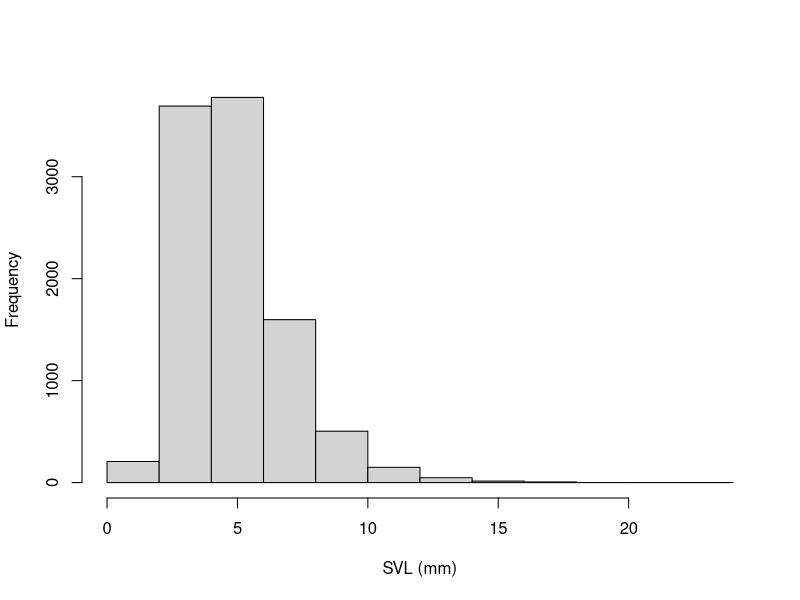
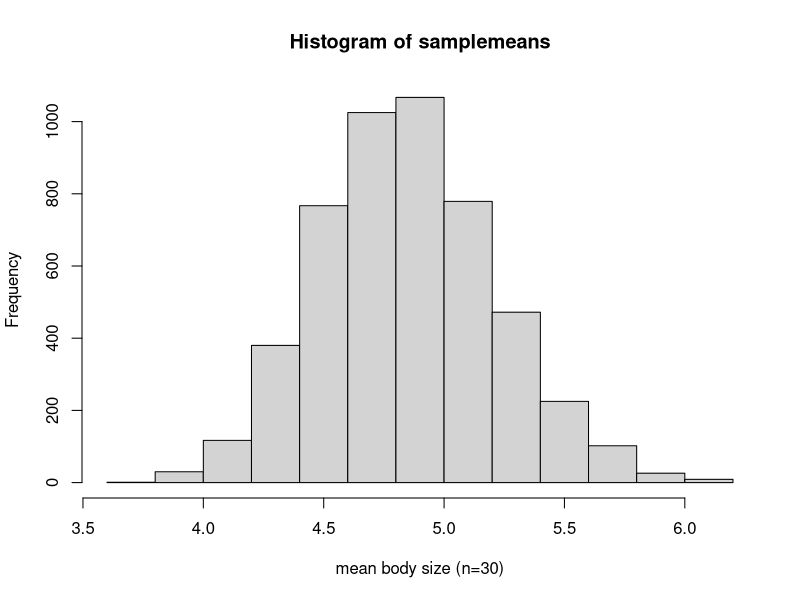
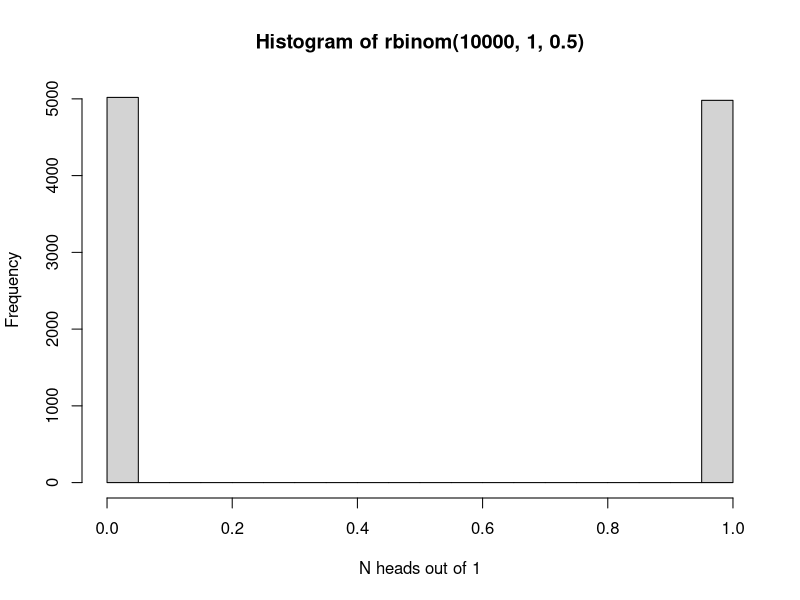
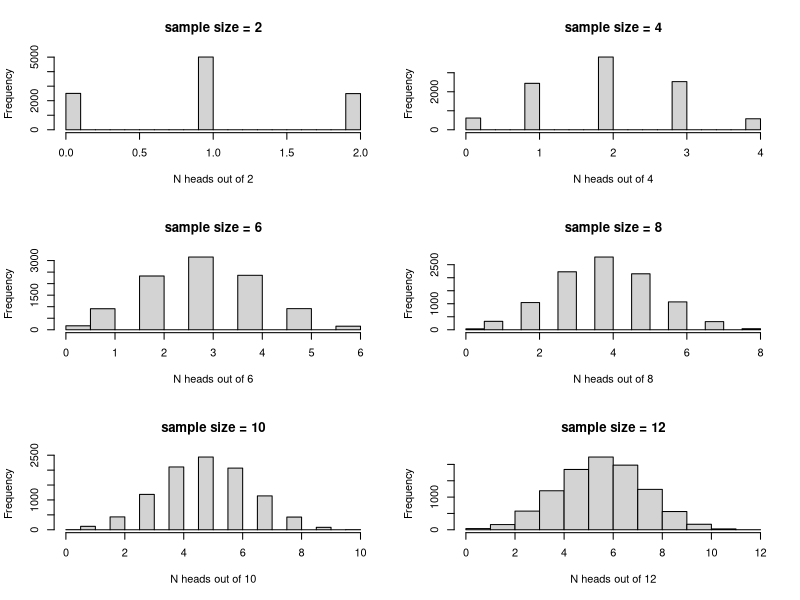
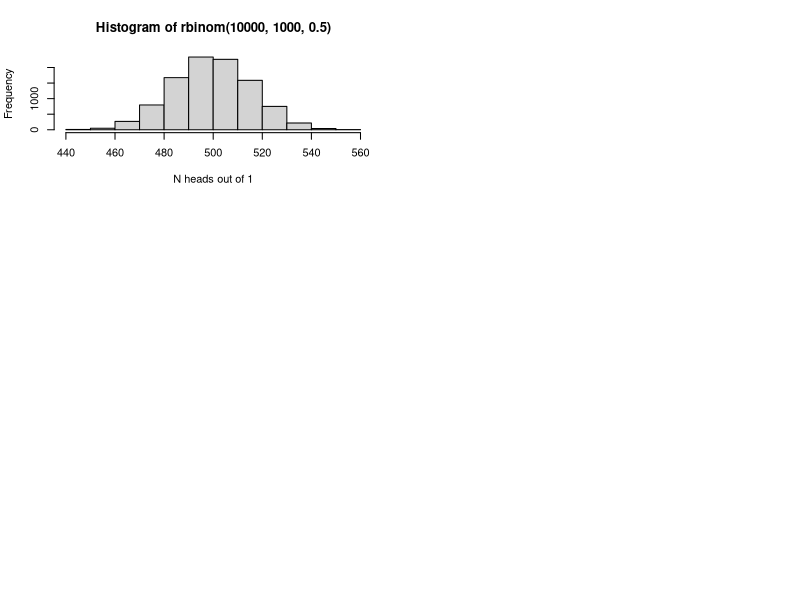
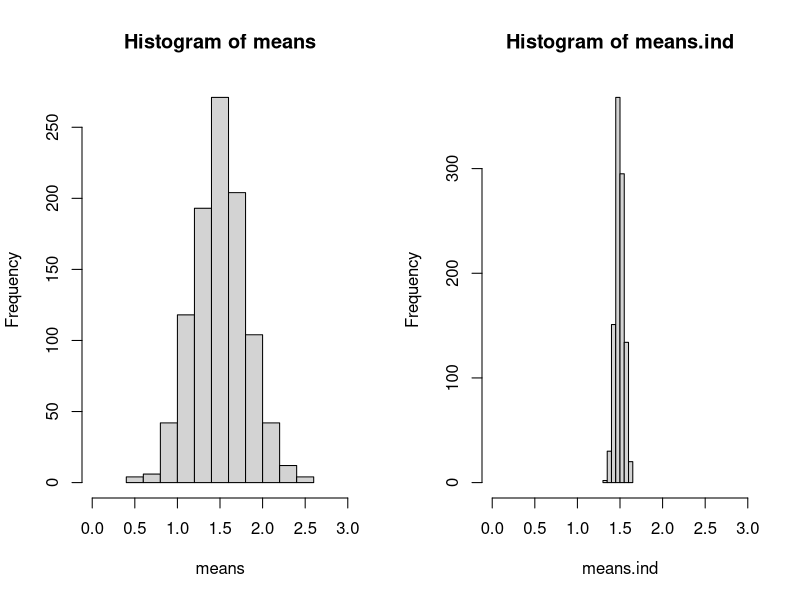
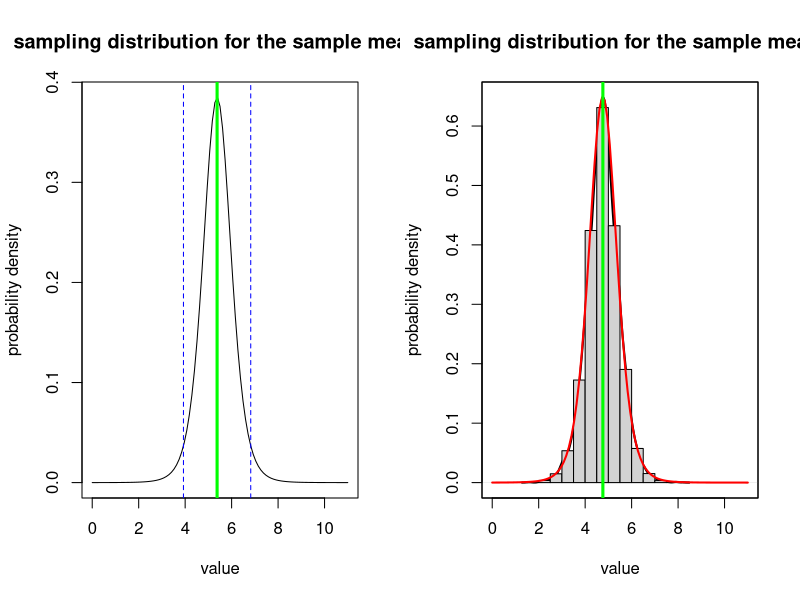
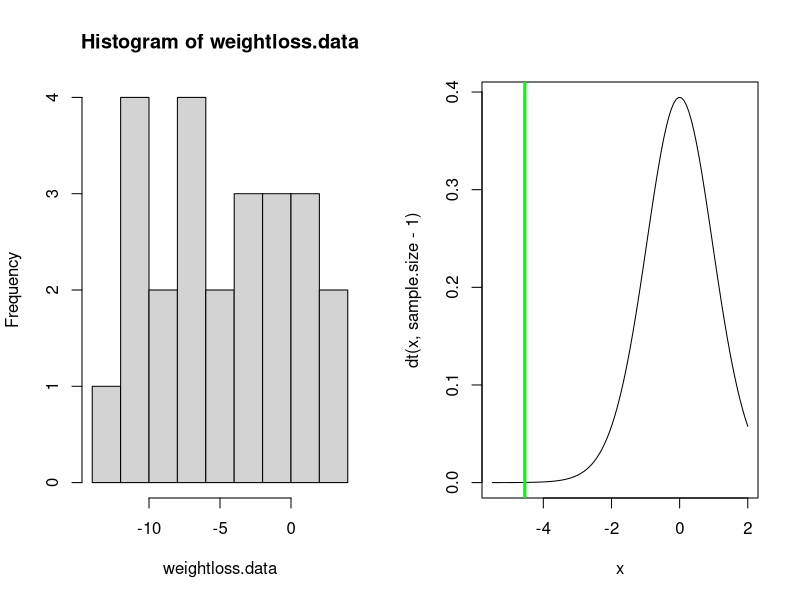

Source code (R) for these figures, in order:
## ---- chunk 1

knitr::opts_chunk$set(echo = TRUE, cache = TRUE)

## ---- chunk 2

############################################################
####                                                    ####  
####  NRES 710, Lecture 1                               ####
####                                                    ####
####  Kevin Shoemaker and Ben Sullivan                  #### 
####  University of Nevada, Reno                        ####
####                                                    #### 
############################################################


############################################################
####  Basic Concepts of Probability and statistics      ####
############################################################


## ---- chunk 3

#### ALL FROGS IN CA

allfrogs.bodysize <- rlnorm(10000,1.5,0.4)        # statistical 'population'
hist(allfrogs.bodysize,main="",xlab="SVL (mm)")   # plot out histogram

truemean_SVL <- mean(allfrogs.bodysize)           # the 'parameter'
truemean_SVL 

## ---- chunk 4

mysample <- sample(allfrogs.bodysize,10)    # take sample of size 10 (10 frogs measured)
mean(mysample)   # compute the sample mean


## ---- chunk 5

mysample <- sample(allfrogs.bodysize,20)    # take sample of size 20 (20 frogs measured)
mean(mysample)   # compute the sample mean


## ---- chunk 6

lotsofsamples <- list()

for(s in 1:5000){
  lotsofsamples[[paste0("sample",s)]] <- sample(allfrogs.bodysize,30)    # take sample of size 30 (20 frogs measured)
}

lotsofsamples$sample1
lotsofsamples$sample99
lotsofsamples$sample732

## ---- chunk 7

samplemeans <- sapply(lotsofsamples,mean)

hist(samplemeans,xlab="mean body size (n=30)")

## ---- chunk 8

hist(rbinom(10000,1,.5),xlab="N heads out of 1")

## ---- chunk 9
par(mfrow=c(3,2))
for(i in seq(2,12,2)){
   hist(rbinom(10000,i,.5),main=paste0("sample size = ",i),xlab=sprintf("N heads out of %s",i)) 
}

## ---- chunk 10

hist(rbinom(10000,1000,.5),xlab="N heads out of 1")

## ---- chunk 11

# pseudoreplication demonstration

meansize.allfrogs <- 1.5    # population mean 
sdsize.allfrogs <- 0.5     # population sd
sdsize.amongpond <- 0.44   # standard deviation among ponds 

nponds <- 5000   # total number of ponds in the population
nfrogs.perpond <- 1000    # 1000 frogs in each pond


## ---- chunk 12

pondmeans <- rnorm(nponds,meansize.allfrogs,sdsize.amongpond)
 # hist(pondmeans)
allfrogs <- sapply(pondmeans, function(t) rnorm(nfrogs.perpond,t,sqrt(sdsize.allfrogs^2-sdsize.amongpond^2)) )
rownames(allfrogs) <- paste0("frog",1:(nfrogs.perpond))
colnames(allfrogs) <- paste0("pond",1:nponds)

  # confirm that population mean and standard deviation are as specified
sd(allfrogs)
mean(allfrogs)

## ---- chunk 13

nponds.sampled <- 2
nsamp.perpond <- 50 

ponds.sampled <- sample(1:nponds,nponds.sampled)
frogs.sampled <- replicate(nponds.sampled,sample(1:nfrogs.perpond,nsamp.perpond))

thissamp <- sapply(1:nponds.sampled,function(t) allfrogs[frogs.sampled[,t],ponds.sampled[t]])
rownames(thissamp) <- paste0("frog",1:(nsamp.perpond))
colnames(thissamp) <- paste0("pond",1:nponds.sampled)

head(thissamp)

## ---- chunk 14

test <- t.test(as.vector(thissamp),mu=1.5,alternative="greater")
test

## ---- chunk 15

means <- numeric(1000)
means.ind <- numeric(1000)

ttest <- numeric(1000)
ttest.ind <- numeric(1000)

for(scenario in 1:1000){
  ponds.sampled <- sample(1:nponds,nponds.sampled)
  frogs.sampled <- replicate(nponds.sampled,sample(1:nfrogs.perpond,nsamp.perpond))
  
  thissamp <- sapply(1:nponds.sampled,function(t) allfrogs[frogs.sampled[,t],ponds.sampled[t]])
  thissamp.ind <- matrix(sample(allfrogs,nsamp.perpond*nponds.sampled),ncol=nponds.sampled)
  
  means[scenario] <- mean(thissamp)
  means.ind[scenario] <- mean(thissamp.ind)
  
  test <- t.test(as.vector(thissamp),mu=1.5,alternative="greater")
  test.ind <- t.test(as.vector(thissamp.ind),mu=1.5,alternative="greater")
  
  ttest[scenario] <- test$p.value
  ttest.ind[scenario] <- test.ind$p.value
  
}



## ---- chunk 16

layout(matrix(1:2,nrow=1))
hist(means,xlim=c(0,3))
hist(means.ind,xlim=c(0,3))

length(which(ttest<0.05))/1000

length(which(ttest.ind<0.05))/1000

## ---- chunk 17

#######
# Sampling distribution: the sample mean

mysample <- c(4.1,3.5,3.7,6.6,8.0,5.4,7.3,4.4)
mysample
n <- length(mysample)    # sample size
sample.mean <- mean(mysample)  # sample mean
sample.stdev <- sd(mysample)   # sample standard deviation (r uses denominator of n-1 by default!)
std.error <- sample.stdev/sqrt(n) 

std.error 

## ---- chunk 18

sampdist <- function(x){dt((x-sample.mean)/std.error,n-1)}
curve(sampdist,0,11,ylab="probability density",xlab="value",main="sampling distribution for the sample mean!")
abline(v=sample.mean,col="green",lwd=3)
confint <- c(sample.mean+std.error*qt(0.025,n-1),sample.mean+std.error*qt(0.975,n-1))
abline(v=confint,col="blue",lty=2)

## ---- chunk 19

#######
# Sampling distribution: the sample mean #2 (brute force simulation version)

mysample <- c(4.1,1.5,3.7,6.6,8.0,4.5,5.3,4.4)
mysample
n <- length(mysample)    # sample size
sample.mean <- mean(mysample)  # sample mean
sample.stdev <- sd(mysample)   # sample standard deviation (r uses denominator of n-1 by default!)

simulated.samples <- list()
for(s in 1:10000){
  sd1 <- sqrt(sum((sample(mysample,length(mysample)-1,replace = T)-sample.mean)^2)/(length(mysample)-2))  # account for unknown standard deviation
  simulated.samples[[paste0("sample ",s)]] <- rnorm(n,sample.mean,sd1)
}
sampling.distribution <- sapply(simulated.samples,mean)

plot(density(sampling.distribution),xlim=c(0,11),ylab="probability density",xlab="value",main="sampling distribution for the sample mean!",lwd=2)    # plot the brute-force sampling distribution
hist(sampling.distribution,add=T,freq=F)
par(new=T)
curve(sampdist,0,11,xlim=c(0,11),xaxt="n",yaxt="n",xlab="",ylab="",col="red",lwd=2)  # official sampling distribution
abline(v=sample.mean,col="green",lwd=3)



## ---- chunk 20

## Paired t-test example:

weightloss.data <- c(-10.4,-11.6,3.9,1.5,-0.3,-3.5 -10.0,-6.7,-6.1,-2.4,-6.0,2.3,0.1,-4.1,-3.2, -11.3,-3.2,-9.3,-7.5,-5.7,-0.1,0.0,-9.8,1.0,-11.9)
hist(weightloss.data,breaks=7)
mean.weightloss <- mean(weightloss.data)
null.weightloss <- 0
stdev.weightloss <- sd(weightloss.data)
sample.size <- length(weightloss.data)
std.error <- stdev.weightloss/sqrt(sample.size)

t.statistic <- (mean.weightloss-null.weightloss)/std.error
t.statistic

curve(dt(x,sample.size-1),-5.5,2)
abline(v=t.statistic,col="green",lwd=3)

t.crit <- qt(0.05,sample.size-1)    # 'critical value' of the t statistic- you can reject the null if your value is more extreme than this!

p=pt(t.statistic,sample.size-1)    # p value
p    # this is the p value


####### Alternative: use R's built in t test

t.test(weightloss.data,alternative = "less")   # should get the same p=value!

## ---- chunk 21

### confidence interval for weight loss data

# summary(weightloss.data)
# 
# mean.weightloss    # mean weight loss
# std.error          # standard error of weight loss

curve(dt(x,sample.size),-4,4,xaxt="n",xlab="weight loss",ylab="probability density")
axis(1,at=seq(-4,4,2),labels = round(mean.weightloss+std.error*seq(-4,4,2),1) )
abline(v=0,col="blue",lwd=3)

t.crit <- qt(0.975,sample.size-1)    # for 95% confidence interval

abline(v=-1*t.crit,col="red",lty=2)
abline(v=1*t.crit,col="red",lty=2)

lower.bound <- mean.weightloss - t.crit*std.error
upper.bound <- mean.weightloss + t.crit*std.error

lower.bound

upper.bound

## ---- chunk 22

## Chi squared goodness-of-fit example

birthdays.bymonth <- c(40,23,33,39,28,29,45,31,22,34,44,20)
months <- c("Jan","Feb","Mar","Apr","May","Jun","Jul","Aug","Sep","Oct","Nov","Dec")
names(birthdays.bymonth) <- months

sample.size <- sum(birthdays.bymonth)
k = length(birthdays.bymonth)   # number of categories (months)
exp.birthdays.bymonth <- sample.size*rep(1/k,times=k)   # compute the expected number under the null hypothesis.

Chisq.stat <- sum((birthdays.bymonth-exp.birthdays.bymonth)^2/exp.birthdays.bymonth)
Chisq.stat


## View the summary statistic along with its sampling distribution under the null hypothesis

curve(dchisq(x,k-1),0,75)
abline(v=Chisq.stat,col="green",lwd=3)

p <- 1-pchisq(Chisq.stat,k-1)
p


### use R's built in chi squared function

chisq.test(birthdays.bymonth)     # should get the same p value!


## ---- chunk 23

## Z test  (Ben Sullivan example)

df <- read.csv("GSW_height.csv")
GSWheight <- df$Height
GSWheight
mean.gsw <- mean(GSWheight)
sd.gsw <- sd(GSWheight) 
sd.pop <- 4
mean.pop <- 79
n <- length(GSWheight)
s.e. <- sd.pop/sqrt(n)

null.height <- mean.pop   # null: GSW are sampled randomly from the pool of all NBA players. They are not fundamentally different!

z.statistic <- (mean.gsw-null.height)/s.e.
z.statistic

curve(dnorm(x),-3,3)    # we assume that the z statistic is normally distributed- standard normal!
abline(v=z.statistic,col="green",lwd=3)

p <- 1-pnorm(z.statistic)    # is the p value enough evidence to tell you that GSW players are taller than the NBA average??
p       

pnorm(z.statistic)

## ---- chunk 24

#################
# Discrete probability distributions

mean <- 5
rpois(10,mean)    # note: the random numbers sampled from this distribution have no decimal component

             # plot discrete probabilities of getting particular outcomes!
xvals <- seq(0,15,1)
probs <- dpois(xvals,lambda=mean)
names(probs) <- xvals
               
barplot(probs,ylab="Probability Mass",main="Poisson distribution (discrete)")

barplot(cumsum(probs),ylab="Cumulative Probability",main="Poisson distribution (discrete)")   # cumulative distribution

sum(probs)   # just to make sure it sums to 1!  Does it???

## ---- chunk 25

#########
# continuous distributions

shape1 = 0.5
shape2 = 0.5

rbeta(10,shape1,shape2)   # generate 10 random numbers from a continuous distribution

curve(dbeta(x,shape1,shape2),ylab="probability density",xlab="possibilities")   # probability density function (PDF)

curve(pbeta(x,shape1,shape2),ylab="cumulative probability",xlab="possibilities")   # cumulative distribution

integrate(f=dbeta,lower=0,upper=1,shape1=shape1,shape2=shape2)    # just to make sure it integrates to 1!!

## ---- chunk 26

# random number generators

rnorm(10)    # generate 10 random numbers from a standard normal distribution
rnorm(5,25,5)  # generate 5 random numbers from a normal distribution with mean=25 and sd=5
rpois(8,18)  # generate 8 random numbers from a poisson distribution with mean=18

## ---- chunk 27

## probability density function example 

curve(dt(x,8),-4,4,xlab="possibilities",ylab='relative probability (prob density)')

## ---- chunk 28

## probability mass function example 

x <- barplot(sapply(0:10,function(t) dpois(t,2)),xlab="possibilities",ylab='probability')
axis(1,at=x,labels=0:10)

## ---- chunk 29

## cumulative density function  

    # for continuous distribution
curve(pt(x,df=8),-4,4,xlab="possibilities",ylab='cumulative probability')

    # for discrete distribution
x <- barplot(sapply(0:10,function(t) ppois(t,2)),xlab="possibilities",ylab='cumulative probability')
axis(1,at=x,labels=0:10)

## ---- chunk 30

## quantile function  

    # for continuous distribution
curve(qt(x,df=8),0,1,xlab="cumulative probability",ylab='quantile')

    # for discrete distribution
curve(qpois(x,4),0,1,xlab="cumulative probability",ylab='quantile')

## ---- chunk 31

##########
# Binomial

size <- 10
prob <- 0.3
rbinom(10,size,prob)

xvals <- seq(0,size,1)
probs <- dbinom(xvals,size,prob)
names(probs) <- xvals
               
barplot(probs,ylab="Probability",main="Binomial distribution")

barplot(cumsum(probs),ylab="Cumulative Probability",main="Binomial distribution")   # cumulative distribution

sum(probs)   # just to make sure it sums to 1!  Does it???

## ---- chunk 32

#########
# Gaussian

mean = 7.1
stdev = 1.9

rnorm(10,mean,stdev)

curve(dnorm(x,mean,stdev),0,15)   # probability density

curve(pnorm(x,mean,stdev),0,15)   # cumulative distribution

integrate(f=dnorm,lower=-Inf,upper=Inf,mean=mean,sd=stdev)    # just to make sure it integrates to 1!!


## ---- chunk 33

#########
# t distribution

df = 6

rt(10,df)     # random numbers from the t distribution (not sure why you would ever want this!)

curve(dt(x,df),-4,4)   # probability density

curve(pt(x,df),-4,4)   # cumulative distribution

integrate(f=dt,lower=-Inf,upper=Inf,df=df)    # just to make sure it integrates to 1!!


## ---- chunk 34

#########
# Chi-squared distribution

df = 6

rchisq(10,df)     # random numbers from the t distribution (not sure why you would ever want this!)

curve(dchisq(x,df),0,15)   # probability density

curve(pchisq(x,df),0,15)   # cumulative distribution

integrate(f=dchisq,lower=0,upper=Inf,df=df)    # just to make sure it integrates to 1!!


